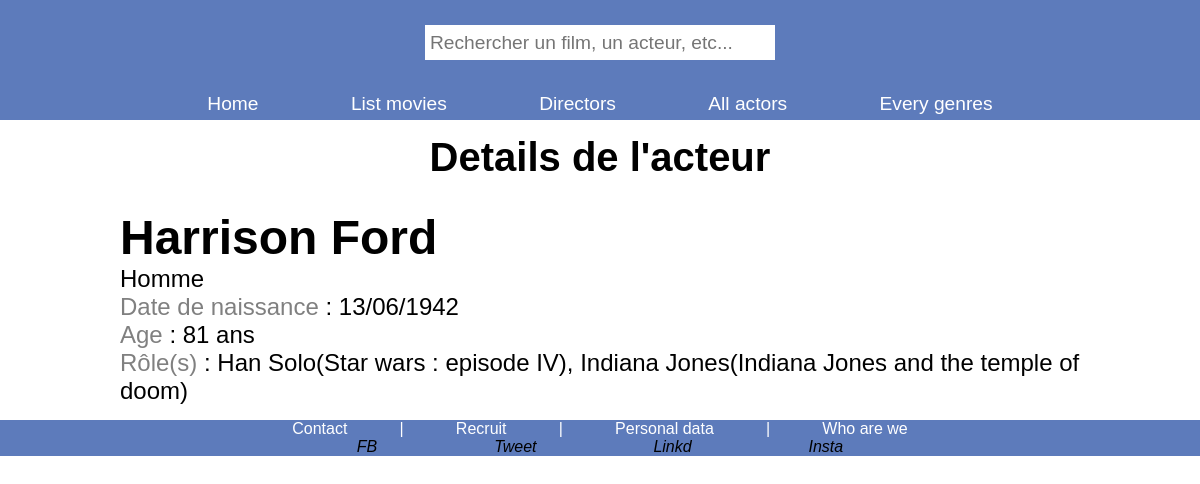
Page /index.php?action=detailsActor&id=2 on the committed database.
### tables this page shows
CREATE TABLE IF NOT EXISTS `acteur` (
  `id_acteur` int NOT NULL AUTO_INCREMENT,
  `nom` varchar(255) NOT NULL,
  `prenom` varchar(255) NOT NULL,
  `sexe` varchar(255) NOT NULL,
  `dateDeNaissance` datetime NOT NULL,
  PRIMARY KEY (`id_acteur`)
);

### controller/ActorController.php (called while the page is built, shortened)
<?php
require_once "./bdd/DAO.php";
class ActorController {
    public function infosActeur($GET_id) {
        $dao = new DAO();
        $sql =
        "SELECT CONCAT(a.prenom, ' ', a.nom) AS full_name, a.sexe, DATE_FORMAT(a.dateDeNaissance, '%d/%m/%Y') AS dateNaissance, a.dateDeNaissance, group_CONCAT(' ',ro.libelle,'(',f.titre,')') AS roles, GROUP_CONCAT(f.titre) AS titreFilm
        FROM acteur a
        INNER JOIN casting c ON a.id_acteur = c.acteur_id
        INNER JOIN role ro ON c.role_id = ro.id_role
        INNER JOIN film f ON c.film_id = f.id_film
        WHERE a.id_acteur = $GET_id
        GROUP BY a.id_acteur
        ";
        $detailsActeur = $dao->executerRequete($sql);
        require "./view/actor/detailsActor.php";
    }
}
?>

### bdd/DAO.php (called while the page is built, shortened)
<?php
class DAO{
    private $bdd;
    public function __construct(){
        $this->bdd = new \PDO('mysql:host=localhost;dbname=cinema;charset=utf8', 'root', '');
    }
    public function executerRequete($sql, $params = NULL){
        if ($params == NULL){
            $resultat = $this->bdd->query($sql);
        }else{
            $resultat = $this->bdd->prepare($sql);
            $resultat->execute($params);
        }
        return $resultat;
    }
}

### view/actor/detailsActor.php (the view, shortened to what this page needs)
<h2 class="titrePage">Details de l'acteur</h2>
<?php
function showAge($dateTimeActeur) {
    $dateTimeNow = new \DateTime("now");
    $dateTimeNaissance = new \DateTime($dateTimeActeur);
    $agePersonne = date_diff($dateTimeNaissance, $dateTimeNow)->format("%Y ans");
    return $agePersonne;
}
while ($acteur = $detailsActeur->fetch()) {
    echo "<div class='blocDetailsActor'>",
            "<h3>".$acteur["full_name"]."</h3>",
            "<ul>",
                "<li>".$acteur["sexe"]."</li>",
                "<li><span>Date de naissance</span> : ".$acteur["dateNaissance"]."</li>",
                "<li><span>Age</span> : ".showAge($acteur["dateDeNaissance"])."</li>",
                "<li><span>Rôle(s)</span> : ".$acteur["roles"]."</li>",
            "</ul>",
        "</div>";
?>
<?php
}
?>
<?php
require "./view/layout.php";
?>

### public/css/style.css (style rules this page uses)
:root { --primary-background-color: rgb(93, 123, 187) ; }
* { margin: 0; padding: 0; box-sizing: border-box; }
body { font-family:'Lucida Sans', 'Lucida Sans Regular', 'Lucida Grande', 'Lucida Sans Unicode', Geneva, Verdana, sans-serif }
.titrePage { padding: 15px 0; font-size: 2.5em; text-align: center; }
span { color: gray; }
.blocDetailsActor { padding: 15px 0; }
.blocDetailsActor h3 { font-size: 3em; }
.blocDetailsActor ul { font-size: 1em; }
.blocDetailsActor ul li { font-size: 1.5em; list-style: none; }

### rows in the picture
acteur: full_name "Harrison Ford", sexe "Homme", dateNaissance "13/06/1942", dateDeNaissance "81 ans", roles "Han Solo(Star wars : episode IV), Indiana Jones(Indiana Jones and the temple of doom)"
